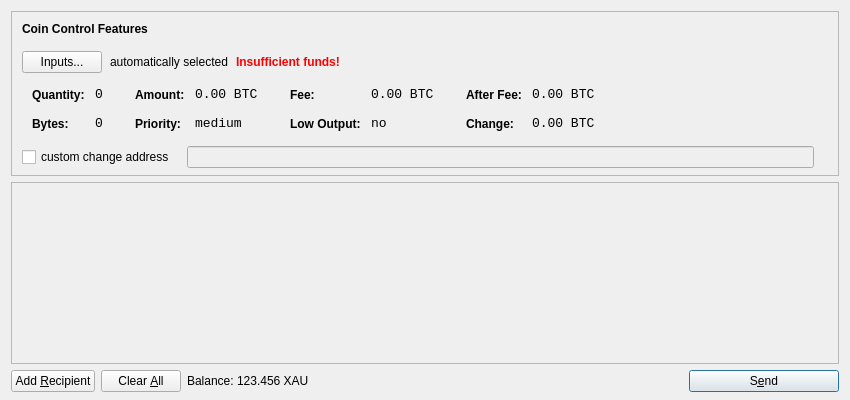
<?xml version="1.0" encoding="UTF-8"?>
<ui version="4.0">
 <class>SendCoinsDialog</class>
 <widget class="QDialog" name="SendCoinsDialog">
  <property name="geometry">
   <rect>
    <x>0</x>
    <y>0</y>
    <width>850</width>
    <height>400</height>
   </rect>
  </property>
  <property name="windowTitle">
   <string>Send Coins</string>
  </property>
  <layout class="QVBoxLayout" name="verticalLayout" stretch="0,1,0">
   <property name="bottomMargin">
    <number>8</number>
   </property>
   <item>
    <widget class="QFrame" name="frameCoinControl">
     <property name="sizePolicy">
      <sizepolicy hsizetype="Expanding" vsizetype="Expanding">
       <horstretch>0</horstretch>
       <verstretch>0</verstretch>
      </sizepolicy>
     </property>
     <property name="maximumSize">
      <size>
       <width>16777215</width>
       <height>16777215</height>
      </size>
     </property>
     <property name="frameShape">
      <enum>QFrame::StyledPanel</enum>
     </property>
     <property name="frameShadow">
      <enum>QFrame::Sunken</enum>
     </property>
     <layout class="QVBoxLayout" name="verticalLayoutCoinControl2">
      <property name="spacing">
       <number>-1</number>
      </property>
      <property name="leftMargin">
       <number>0</number>
      </property>
      <property name="topMargin">
       <number>0</number>
      </property>
      <property name="rightMargin">
       <number>0</number>
      </property>
      <property name="bottomMargin">
       <number>6</number>
      </property>
      <item>
       <layout class="QVBoxLayout" name="verticalLayoutCoinControl" stretch="0,0,0,0,1">
        <property name="spacing">
         <number>0</number>
        </property>
        <property name="leftMargin">
         <number>10</number>
        </property>
        <property name="topMargin">
         <number>10</number>
        </property>
        <item>
         <layout class="QHBoxLayout" name="horizontalLayoutCoinControl1">
          <property name="bottomMargin">
           <number>15</number>
          </property>
          <item>
           <widget class="QLabel" name="labelCoinControlFeatures">
            <property name="sizePolicy">
             <sizepolicy hsizetype="Preferred" vsizetype="Maximum">
              <horstretch>0</horstretch>
              <verstretch>0</verstretch>
             </sizepolicy>
            </property>
            <property name="font">
             <font>
              <weight>75</weight>
              <bold>true</bold>
             </font>
            </property>
            <property name="styleSheet">
             <string notr="true">font-weight:bold;</string>
            </property>
            <property name="text">
             <string>Coin Control Features</string>
            </property>
           </widget>
          </item>
         </layout>
        </item>
        <item>
         <layout class="QHBoxLayout" name="horizontalLayoutCoinControl2" stretch="0,0,0,0">
          <property name="spacing">
           <number>8</number>
          </property>
          <property name="bottomMargin">
           <number>10</number>
          </property>
          <item>
           <widget class="QPushButton" name="pushButtonCoinControl">
            <property name="styleSheet">
             <string notr="true"/>
            </property>
            <property name="text">
             <string>Inputs...</string>
            </property>
           </widget>
          </item>
          <item>
           <widget class="QLabel" name="labelCoinControlAutomaticallySelected">
            <property name="text">
             <string>automatically selected</string>
            </property>
            <property name="margin">
             <number>5</number>
            </property>
           </widget>
          </item>
          <item>
           <widget class="QLabel" name="labelCoinControlInsuffFunds">
            <property name="font">
             <font>
              <weight>75</weight>
              <bold>true</bold>
             </font>
            </property>
            <property name="styleSheet">
             <string notr="true">color:red;font-weight:bold;</string>
            </property>
            <property name="text">
             <string>Insufficient funds!</string>
            </property>
            <property name="margin">
             <number>5</number>
            </property>
           </widget>
          </item>
          <item>
           <spacer name="horizontalSpacerCoinControl">
            <property name="orientation">
             <enum>Qt::Horizontal</enum>
            </property>
            <property name="sizeHint" stdset="0">
             <size>
              <width>40</width>
              <height>1</height>
             </size>
            </property>
           </spacer>
          </item>
         </layout>
        </item>
        <item>
         <widget class="QWidget" name="widgetCoinControl" native="true">
          <property name="sizePolicy">
           <sizepolicy hsizetype="Preferred" vsizetype="Preferred">
            <horstretch>0</horstretch>
            <verstretch>0</verstretch>
           </sizepolicy>
          </property>
          <property name="minimumSize">
           <size>
            <width>0</width>
            <height>0</height>
           </size>
          </property>
          <property name="styleSheet">
           <string notr="true"/>
          </property>
          <layout class="QHBoxLayout" name="horizontalLayoutCoinControl5">
           <property name="margin">
            <number>0</number>
           </property>
           <item>
            <layout class="QHBoxLayout" name="horizontalLayoutCoinControl3" stretch="0,0,0,1">
             <property name="spacing">
              <number>20</number>
             </property>
             <property name="topMargin">
              <number>0</number>
             </property>
             <property name="bottomMargin">
              <number>10</number>
             </property>
             <item>
              <layout class="QFormLayout" name="formLayoutCoinControl1">
               <property name="horizontalSpacing">
                <number>10</number>
               </property>
               <property name="verticalSpacing">
                <number>14</number>
               </property>
               <property name="leftMargin">
                <number>10</number>
               </property>
               <property name="topMargin">
                <number>4</number>
               </property>
               <property name="rightMargin">
                <number>6</number>
               </property>
               <item row="0" column="0">
                <widget class="QLabel" name="labelCoinControlQuantityText">
                 <property name="styleSheet">
                  <string notr="true">font-weight:bold;</string>
                 </property>
                 <property name="text">
                  <string>Quantity:</string>
                 </property>
                 <property name="margin">
                  <number>0</number>
                 </property>
                </widget>
               </item>
               <item row="0" column="1">
                <widget class="QLabel" name="labelCoinControlQuantity">
                 <property name="font">
                  <font>
                   <family>Monospace</family>
                   <pointsize>10</pointsize>
                  </font>
                 </property>
                 <property name="cursor">
                  <cursorShape>IBeamCursor</cursorShape>
                 </property>
                 <property name="contextMenuPolicy">
                  <enum>Qt::ActionsContextMenu</enum>
                 </property>
                 <property name="text">
                  <string notr="true">0</string>
                 </property>
                 <property name="margin">
                  <number>0</number>
                 </property>
                 <property name="textInteractionFlags">
                  <set>Qt::LinksAccessibleByMouse|Qt::TextSelectableByKeyboard|Qt::TextSelectableByMouse</set>
                 </property>
                </widget>
               </item>
               <item row="1" column="0">
                <widget class="QLabel" name="labelCoinControlBytesText">
                 <property name="styleSheet">
                  <string notr="true">font-weight:bold;</string>
                 </property>
                 <property name="text">
                  <string>Bytes:</string>
                 </property>
                </widget>
               </item>
               <item row="1" column="1">
                <widget class="QLabel" name="labelCoinControlBytes">
                 <property name="font">
                  <font>
                   <family>Monospace</family>
                   <pointsize>10</pointsize>
                  </font>
                 </property>
                 <property name="cursor">
                  <cursorShape>IBeamCursor</cursorShape>
                 </property>
                 <property name="contextMenuPolicy">
                  <enum>Qt::ActionsContextMenu</enum>
                 </property>
                 <property name="text">
                  <string notr="true">0</string>
                 </property>
                 <property name="textInteractionFlags">
                  <set>Qt::LinksAccessibleByMouse|Qt::TextSelectableByKeyboard|Qt::TextSelectableByMouse</set>
                 </property>
                </widget>
               </item>
              </layout>
             </item>
             <item>
              <layout class="QFormLayout" name="formLayoutCoinControl2">
               <property name="horizontalSpacing">
                <number>10</number>
               </property>
               <property name="verticalSpacing">
                <number>14</number>
               </property>
               <property name="leftMargin">
                <number>6</number>
               </property>
               <property name="topMargin">
                <number>4</number>
               </property>
               <property name="rightMargin">
                <number>6</number>
               </property>
               <item row="0" column="0">
                <widget class="QLabel" name="labelCoinControlAmountText">
                 <property name="styleSheet">
                  <string notr="true">font-weight:bold;</string>
                 </property>
                 <property name="text">
                  <string>Amount:</string>
                 </property>
                 <property name="margin">
                  <number>0</number>
                 </property>
                </widget>
               </item>
               <item row="0" column="1">
                <widget class="QLabel" name="labelCoinControlAmount">
                 <property name="font">
                  <font>
                   <family>Monospace</family>
                   <pointsize>10</pointsize>
                  </font>
                 </property>
                 <property name="cursor">
                  <cursorShape>IBeamCursor</cursorShape>
                 </property>
                 <property name="contextMenuPolicy">
                  <enum>Qt::ActionsContextMenu</enum>
                 </property>
                 <property name="text">
                  <string notr="true">0.00 BTC</string>
                 </property>
                 <property name="textInteractionFlags">
                  <set>Qt::LinksAccessibleByMouse|Qt::TextSelectableByKeyboard|Qt::TextSelectableByMouse</set>
                 </property>
                </widget>
               </item>
               <item row="1" column="0">
                <widget class="QLabel" name="labelCoinControlPriorityText">
                 <property name="styleSheet">
                  <string notr="true">font-weight:bold;</string>
                 </property>
                 <property name="text">
                  <string>Priority:</string>
                 </property>
                </widget>
               </item>
               <item row="1" column="1">
                <widget class="QLabel" name="labelCoinControlPriority">
                 <property name="font">
                  <font>
                   <family>Monospace</family>
                   <pointsize>10</pointsize>
                  </font>
                 </property>
                 <property name="cursor">
                  <cursorShape>IBeamCursor</cursorShape>
                 </property>
                 <property name="contextMenuPolicy">
                  <enum>Qt::ActionsContextMenu</enum>
                 </property>
                 <property name="text">
                  <string>medium</string>
                 </property>
                 <property name="textInteractionFlags">
                  <set>Qt::LinksAccessibleByMouse|Qt::TextSelectableByKeyboard|Qt::TextSelectableByMouse</set>
                 </property>
                </widget>
               </item>
              </layout>
             </item>
             <item>
              <layout class="QFormLayout" name="formLayoutCoinControl3">
               <property name="horizontalSpacing">
                <number>10</number>
               </property>
               <property name="verticalSpacing">
                <number>14</number>
               </property>
               <property name="leftMargin">
                <number>6</number>
               </property>
               <property name="topMargin">
                <number>4</number>
               </property>
               <property name="rightMargin">
                <number>6</number>
               </property>
               <item row="0" column="0">
                <widget class="QLabel" name="labelCoinControlFeeText">
                 <property name="styleSheet">
                  <string notr="true">font-weight:bold;</string>
                 </property>
                 <property name="text">
                  <string>Fee:</string>
                 </property>
                 <property name="margin">
                  <number>0</number>
                 </property>
                </widget>
               </item>
               <item row="0" column="1">
                <widget class="QLabel" name="labelCoinControlFee">
                 <property name="font">
                  <font>
                   <family>Monospace</family>
                   <pointsize>10</pointsize>
                  </font>
                 </property>
                 <property name="cursor">
                  <cursorShape>IBeamCursor</cursorShape>
                 </property>
                 <property name="contextMenuPolicy">
                  <enum>Qt::ActionsContextMenu</enum>
                 </property>
                 <property name="text">
                  <string notr="true">0.00 BTC</string>
                 </property>
                 <property name="textInteractionFlags">
                  <set>Qt::LinksAccessibleByMouse|Qt::TextSelectableByKeyboard|Qt::TextSelectableByMouse</set>
                 </property>
                </widget>
               </item>
               <item row="1" column="0">
                <widget class="QLabel" name="labelCoinControlLowOutputText">
                 <property name="styleSheet">
                  <string notr="true">font-weight:bold;</string>
                 </property>
                 <property name="text">
                  <string>Low Output:</string>
                 </property>
                </widget>
               </item>
               <item row="1" column="1">
                <widget class="QLabel" name="labelCoinControlLowOutput">
                 <property name="font">
                  <font>
                   <family>Monospace</family>
                   <pointsize>10</pointsize>
                  </font>
                 </property>
                 <property name="cursor">
                  <cursorShape>IBeamCursor</cursorShape>
                 </property>
                 <property name="contextMenuPolicy">
                  <enum>Qt::ActionsContextMenu</enum>
                 </property>
                 <property name="text">
                  <string>no</string>
                 </property>
                 <property name="textInteractionFlags">
                  <set>Qt::LinksAccessibleByMouse|Qt::TextSelectableByKeyboard|Qt::TextSelectableByMouse</set>
                 </property>
                </widget>
               </item>
              </layout>
             </item>
             <item>
              <layout class="QFormLayout" name="formLayoutCoinControl4">
               <property name="horizontalSpacing">
                <number>10</number>
               </property>
               <property name="verticalSpacing">
                <number>14</number>
               </property>
               <property name="leftMargin">
                <number>6</number>
               </property>
               <property name="topMargin">
                <number>4</number>
               </property>
               <property name="rightMargin">
                <number>6</number>
               </property>
               <item row="0" column="0">
                <widget class="QLabel" name="labelCoinControlAfterFeeText">
                 <property name="styleSheet">
                  <string notr="true">font-weight:bold;</string>
                 </property>
                 <property name="text">
                  <string>After Fee:</string>
                 </property>
                 <property name="margin">
                  <number>0</number>
                 </property>
                </widget>
               </item>
               <item row="0" column="1">
                <widget class="QLabel" name="labelCoinControlAfterFee">
                 <property name="font">
                  <font>
                   <family>Monospace</family>
                   <pointsize>10</pointsize>
                  </font>
                 </property>
                 <property name="cursor">
                  <cursorShape>IBeamCursor</cursorShape>
                 </property>
                 <property name="contextMenuPolicy">
                  <enum>Qt::ActionsContextMenu</enum>
                 </property>
                 <property name="text">
                  <string notr="true">0.00 BTC</string>
                 </property>
                 <property name="textInteractionFlags">
                  <set>Qt::LinksAccessibleByMouse|Qt::TextSelectableByKeyboard|Qt::TextSelectableByMouse</set>
                 </property>
                </widget>
               </item>
               <item row="1" column="0">
                <widget class="QLabel" name="labelCoinControlChangeText">
                 <property name="styleSheet">
                  <string notr="true">font-weight:bold;</string>
                 </property>
                 <property name="text">
                  <string>Change:</string>
                 </property>
                </widget>
               </item>
               <item row="1" column="1">
                <widget class="QLabel" name="labelCoinControlChange">
                 <property name="font">
                  <font>
                   <family>Monospace</family>
                   <pointsize>10</pointsize>
                  </font>
                 </property>
                 <property name="cursor">
                  <cursorShape>IBeamCursor</cursorShape>
                 </property>
                 <property name="contextMenuPolicy">
                  <enum>Qt::ActionsContextMenu</enum>
                 </property>
                 <property name="text">
                  <string notr="true">0.00 BTC</string>
                 </property>
                 <property name="textInteractionFlags">
                  <set>Qt::LinksAccessibleByMouse|Qt::TextSelectableByKeyboard|Qt::TextSelectableByMouse</set>
                 </property>
                </widget>
               </item>
              </layout>
             </item>
            </layout>
           </item>
          </layout>
         </widget>
        </item>
        <item>
         <layout class="QHBoxLayout" name="horizontalLayoutCoinControl4" stretch="0,0,0">
          <property name="spacing">
           <number>12</number>
          </property>
          <property name="sizeConstraint">
           <enum>QLayout::SetDefaultConstraint</enum>
          </property>
          <property name="topMargin">
           <number>5</number>
          </property>
          <property name="rightMargin">
           <number>5</number>
          </property>
          <item>
           <widget class="QCheckBox" name="checkBoxCoinControlChange">
            <property name="text">
             <string>custom change address</string>
            </property>
           </widget>
          </item>
          <item>
           <widget class="QLineEdit" name="lineEditCoinControlChange">
            <property name="enabled">
             <bool>false</bool>
            </property>
            <property name="sizePolicy">
             <sizepolicy hsizetype="Expanding" vsizetype="Fixed">
              <horstretch>0</horstretch>
              <verstretch>0</verstretch>
             </sizepolicy>
            </property>
           </widget>
          </item>
          <item>
           <widget class="QLabel" name="labelCoinControlChangeLabel">
            <property name="sizePolicy">
             <sizepolicy hsizetype="Preferred" vsizetype="Expanding">
              <horstretch>0</horstretch>
              <verstretch>0</verstretch>
             </sizepolicy>
            </property>
            <property name="minimumSize">
             <size>
              <width>0</width>
              <height>0</height>
             </size>
            </property>
            <property name="text">
             <string/>
            </property>
            <property name="margin">
             <number>3</number>
            </property>
           </widget>
          </item>
         </layout>
        </item>
        <item>
         <spacer name="verticalSpacerCoinControl">
          <property name="orientation">
           <enum>Qt::Vertical</enum>
          </property>
          <property name="sizeHint" stdset="0">
           <size>
            <width>800</width>
            <height>1</height>
           </size>
          </property>
         </spacer>
        </item>
       </layout>
      </item>
     </layout>
    </widget>
   </item>
   <item>
    <widget class="QScrollArea" name="scrollArea">
     <property name="widgetResizable">
      <bool>true</bool>
     </property>
     <widget class="QWidget" name="scrollAreaWidgetContents">
      <property name="geometry">
       <rect>
        <x>0</x>
        <y>0</y>
        <width>830</width>
        <height>165</height>
       </rect>
      </property>
      <layout class="QVBoxLayout" name="verticalLayout_2">
       <property name="margin">
        <number>0</number>
       </property>
       <item>
        <layout class="QVBoxLayout" name="entries">
         <property name="spacing">
          <number>6</number>
         </property>
        </layout>
       </item>
       <item>
        <spacer name="verticalSpacer">
         <property name="orientation">
          <enum>Qt::Vertical</enum>
         </property>
         <property name="sizeHint" stdset="0">
          <size>
           <width>20</width>
           <height>40</height>
          </size>
         </property>
        </spacer>
       </item>
      </layout>
     </widget>
    </widget>
   </item>
   <item>
    <layout class="QHBoxLayout" name="horizontalLayout">
     <item>
      <widget class="QPushButton" name="addButton">
       <property name="toolTip">
        <string>Send to multiple recipients at once</string>
       </property>
       <property name="text">
        <string>Add &amp;Recipient</string>
       </property>
       <property name="icon">
        <iconset resource="../bitcoin.qrc">
         <normaloff>:/icons/add</normaloff>:/icons/add</iconset>
       </property>
       <property name="autoDefault">
        <bool>false</bool>
       </property>
      </widget>
     </item>
     <item>
      <widget class="QPushButton" name="clearButton">
       <property name="sizePolicy">
        <sizepolicy hsizetype="Minimum" vsizetype="Fixed">
         <horstretch>0</horstretch>
         <verstretch>0</verstretch>
        </sizepolicy>
       </property>
       <property name="toolTip">
        <string>Remove all transaction fields</string>
       </property>
       <property name="text">
        <string>Clear &amp;All</string>
       </property>
       <property name="icon">
        <iconset resource="../bitcoin.qrc">
         <normaloff>:/icons/remove</normaloff>:/icons/remove</iconset>
       </property>
       <property name="autoRepeatDelay">
        <number>300</number>
       </property>
       <property name="autoDefault">
        <bool>false</bool>
       </property>
      </widget>
     </item>
     <item>
      <layout class="QHBoxLayout" name="horizontalLayout_2">
       <property name="spacing">
        <number>3</number>
       </property>
       <item>
        <widget class="QLabel" name="label">
         <property name="text">
          <string>Balance:</string>
         </property>
        </widget>
       </item>
       <item>
        <widget class="QLabel" name="labelBalance">
         <property name="cursor">
          <cursorShape>IBeamCursor</cursorShape>
         </property>
         <property name="text">
          <string>123.456 XAU</string>
         </property>
         <property name="textInteractionFlags">
          <set>Qt::LinksAccessibleByMouse|Qt::TextSelectableByKeyboard|Qt::TextSelectableByMouse</set>
         </property>
        </widget>
       </item>
      </layout>
     </item>
     <item>
      <spacer name="horizontalSpacer">
       <property name="orientation">
        <enum>Qt::Horizontal</enum>
       </property>
       <property name="sizeHint" stdset="0">
        <size>
         <width>40</width>
         <height>20</height>
        </size>
       </property>
      </spacer>
     </item>
     <item>
      <widget class="QPushButton" name="sendButton">
       <property name="minimumSize">
        <size>
         <width>150</width>
         <height>0</height>
        </size>
       </property>
       <property name="toolTip">
        <string>Confirm the send action</string>
       </property>
       <property name="text">
        <string>S&amp;end</string>
       </property>
       <property name="icon">
        <iconset resource="../bitcoin.qrc">
         <normaloff>:/icons/send</normaloff>:/icons/send</iconset>
       </property>
       <property name="default">
        <bool>true</bool>
       </property>
      </widget>
     </item>
    </layout>
   </item>
  </layout>
 </widget>
 <resources>
  <include location="../bitcoin.qrc"/>
 </resources>
 <connections/>
</ui>
